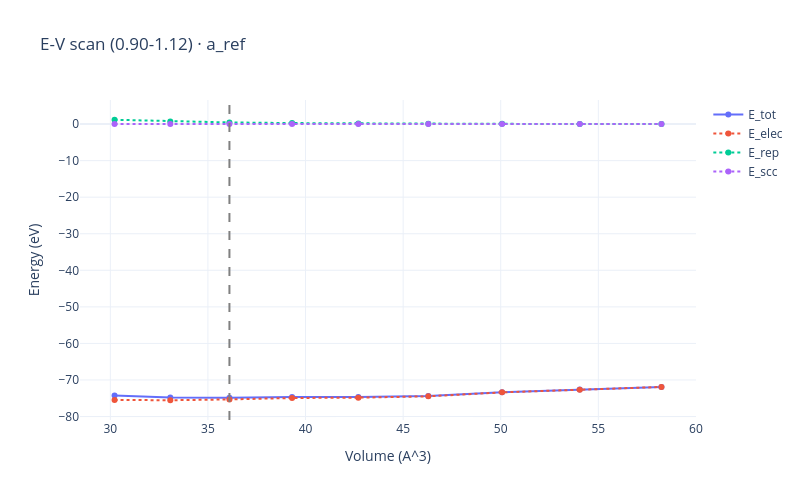

This figure's notebook cell:
### Code cell
from slakonet.examples.full_demo import task_ev_curve
task_ev_curve(atoms, model, out='demo').show()

### Figure 1 — Plotly figure (JSON) as saved in the notebook; plotly's stock layout.template omitted (floating-point values rounded to 4 significant figures)
{"data": [{"line": {"width": 2}, "mode": "lines+markers", "name": "E_tot", "type": "scatter", "x": [30.22, 33.07, 36.1, 39.31, 42.71, 46.29, 50.07, 54.05, 58.23], "y": [-74.28, -74.82, -74.87, -74.66, -74.67, -74.38, -73.33, -72.64, -71.89]}, {"line": {"dash": "dot"}, "mode": "lines+markers", "name": "E_elec", "type": "scatter", "x": [30.22, 33.07, 36.1, 39.31, 42.71, 46.29, 50.07, 54.05, 58.23], "y": [-75.46, -75.55, -75.31, -74.93, -74.84, -74.47, -73.39, -72.67, -71.91]}, {"line": {"dash": "dot"}, "mode": "lines+markers", "name": "E_rep", "type": "scatter", "x": [30.22, 33.07, 36.1, 39.31, 42.71, 46.29, 50.07, 54.05, 58.23], "y": [1.18, 0.7309, 0.4475, 0.2709, 0.1621, 0.09595, 0.05613, 0.03246, 0.01855]}, {"line": {"dash": "dot"}, "mode": "lines+markers", "name": "E_scc", "type": "scatter", "x": [30.22, 33.07, 36.1, 39.31, 42.71, 46.29, 50.07, 54.05, 58.23], "y": [1.264e-16, 2.725e-16, 2.187e-16, 2.943e-15, 1.515e-16, 1.945e-16, 1.893e-16, 1.948e-16, 2.154e-16]}], "layout": {"height": 500, "shapes": [{"line": {"color": "gray", "dash": "dash"}, "type": "line", "x0": 36.1, "x1": 36.1, "xref": "x", "y0": 0, "y1": 1, "yref": "y domain"}], "title": {"text": "E-V scan (0.90-1.12) · a_ref"}, "width": 800, "xaxis": {"title": {"text": "Volume (A^3)"}}, "yaxis": {"title": {"text": "Energy (eV)"}}}}
